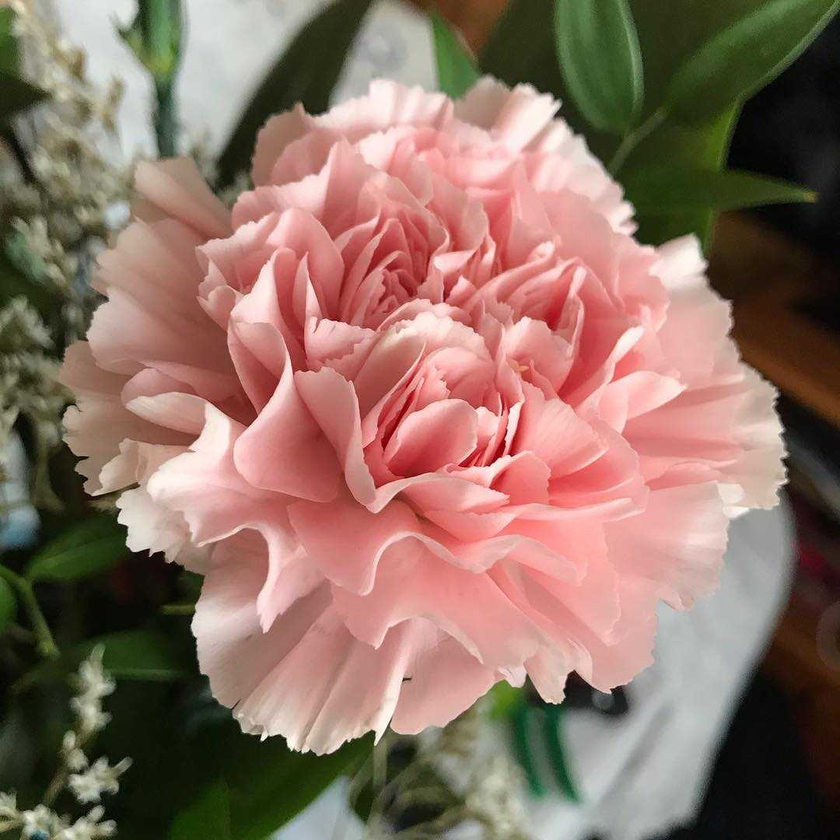
%> input picture Shrisha_IP/output/carnation.png, 840 x 840 px, shrunk from 1080 x 1080 before the run
$ octave lab14.m   (GNU Octave 9; MATLAB toolbox functions it lacks are replaced by stand-ins)
%> lines starting %> are read from the running program, lines starting %| are printed output that depends on the picture; in (x1, y1, x2, y2) boxes, pixels count from 0 and x2, y2 are one past the last pixel; in counts of white or black regions, pixels touching at a corner belong together; the program's own positions count from 1
clc;
clear;
close all;

img = imread('carnation.png');
%> img is the input picture: size 840x840x3 uint8; mean R, G, B 141.8, 113.3, 100.8

if size(img,3) == 3
    img = rgb2gray(img);
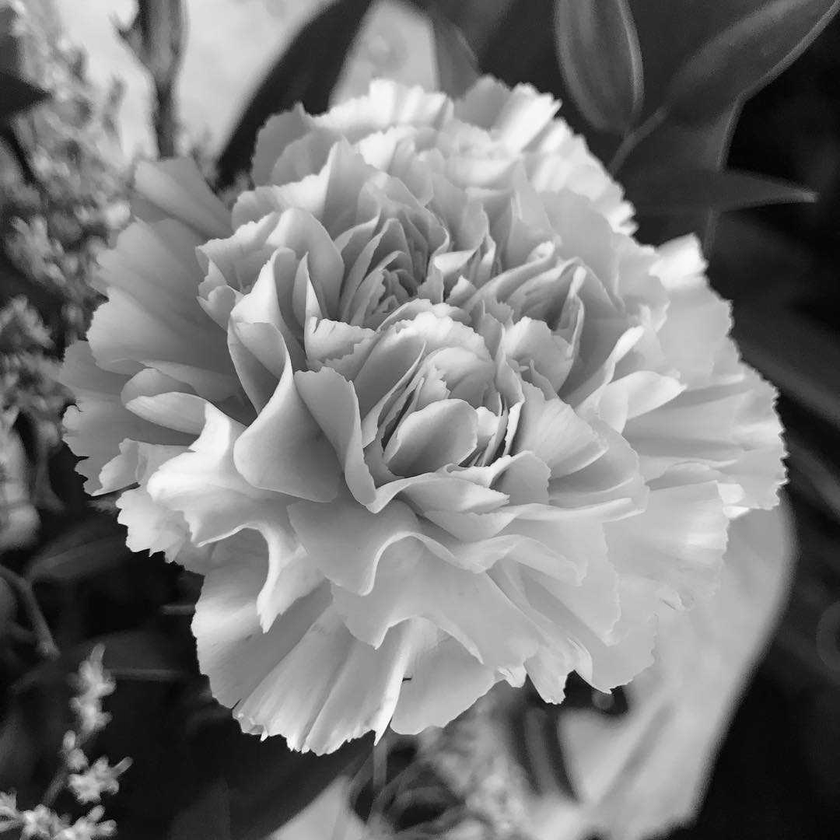
%> img: size 840x840 uint8; min 0, max 255, mean 120.4
end

img = im2double(img);
%> img: size 840x840 double

sigma = 0.1;
U = rand(size(img));
rayleigh_noise = sigma * sqrt(-2 * log(1-U));

noisy_img = img + rayleigh_noise;
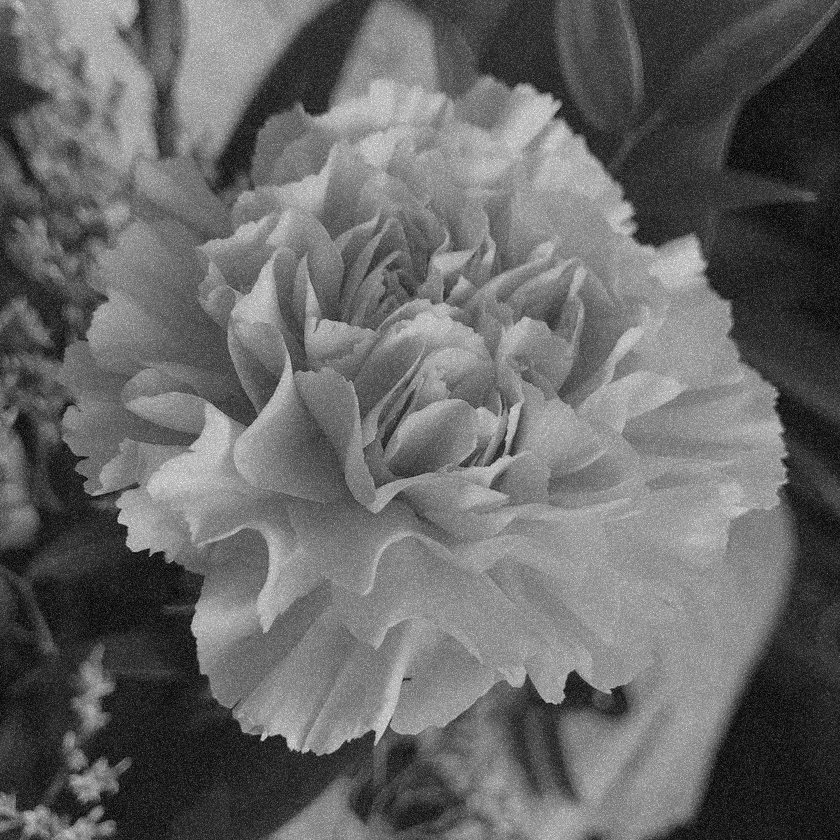
%> noisy_img: size 840x840 double; min 0.0214, max 1.43, mean 0.598; drawn with min black and max white

noisy_img(noisy_img < 0) = 0;
noisy_img(noisy_img > 1) = 1;
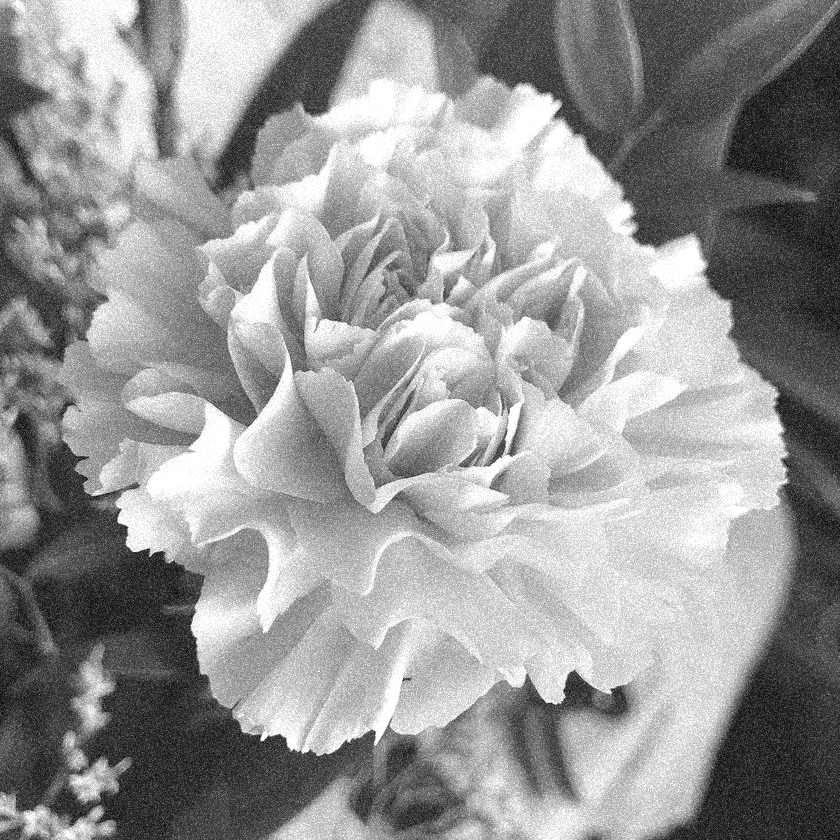
%> noisy_img: size 840x840 double; 4.39% of pixels changed, all inside (x1, y1, x2, y2) = (3, 0, 787, 840)

figure;
subplot(1,2,1);
imshow(img);
title('Original Image');

subplot(1,2,2);
imshow(noisy_img);
title('Rayleigh Noise');

imwrite(noisy_img,'rayleigh_noise.png');

$ run again, with Shrisha_IP/output/lab1.PNG copied over Shrisha_IP/output/carnation.png
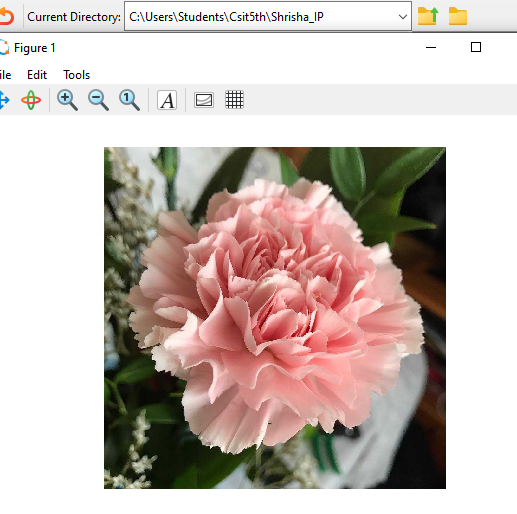
%> input picture Shrisha_IP/output/lab1.PNG, 517 x 514 px
%> img is the input picture: size 514x517x3 uint8; mean R, G, B 201.3, 188.7, 182.9
%> `noisy_img = img + rayleigh_noise;`:
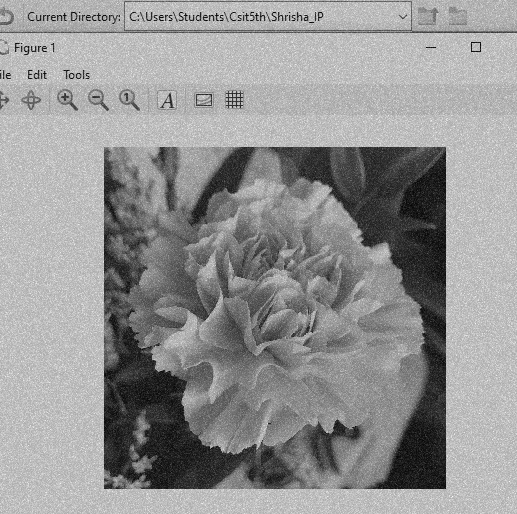
%> noisy_img: size 514x517 double; min 0.00563, max 1.5, mean 0.877; drawn with min black and max white
%> `noisy_img(noisy_img > 1) = 1;`:
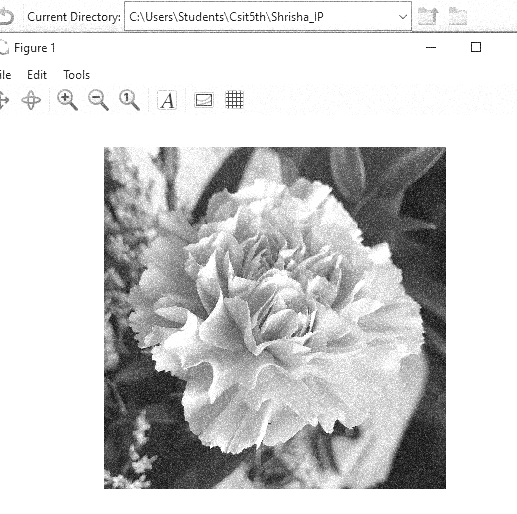
%> noisy_img: size 514x517 double; min 0.00563, max 1, mean 0.814
